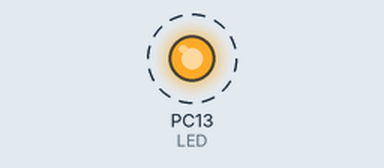
Recording of a sketch running on a simulated STM32 Blue Pill. On the bench: output pins drawn as LEDs (lit = HIGH). Dashed ring = blinking. What the sketch prints to the serial monitor is not drawn.

Above: at 0.2 s.
Timing chart, 0 to 3.0 s (numbered marks = the images above):
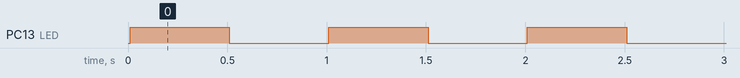

Measured:
- by itself, PC13 (LED): alternates HIGH for 0.50 s and LOW for 0.50 s

The sketch:

hello.ino
```cpp
// Hello - blinks an LED once a second and prints a loop count.
#include <Arduino.h>
#include <stdio.h>

#define LED LED_BUILTIN

void setup() {
    pinMode(LED, OUTPUT);
    digitalWrite(LED, LOW);

    Serial.begin(115200);
    delay(10);
    Serial.println("Hello World!");
    //printf("Hello folks!\n");
}

uint8_t led=0;
int iter = 0;

void loop() {
    Serial.println("Hello!");
    //printf("Blink #%d\n", ++iter);
    led = 1-led;
    digitalWrite(LED, led);
    delay(500);
}
```
